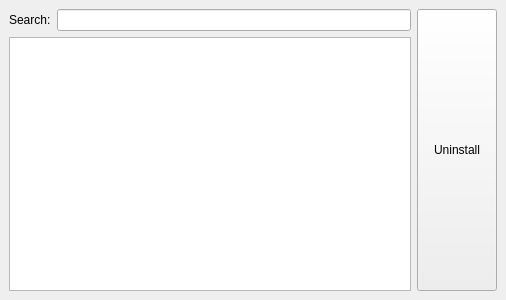
<?xml version="1.0" encoding="UTF-8"?>
<ui version="4.0">
 <class>Uninstall</class>
 <widget class="QDockWidget" name="Uninstall">
  <property name="geometry">
   <rect>
    <x>0</x>
    <y>0</y>
    <width>506</width>
    <height>300</height>
   </rect>
  </property>
  <property name="windowTitle">
   <string>Uninstall</string>
  </property>
  <widget class="QWidget" name="dockWidgetContents">
   <layout class="QHBoxLayout" name="horizontalLayout">
    <item>
     <layout class="QVBoxLayout" name="layout_package_list">
      <item>
       <layout class="QHBoxLayout" name="layout_search">
        <item>
         <widget class="QLabel" name="label_search">
          <property name="sizePolicy">
           <sizepolicy hsizetype="Maximum" vsizetype="Preferred">
            <horstretch>0</horstretch>
            <verstretch>0</verstretch>
           </sizepolicy>
          </property>
          <property name="text">
           <string>Search:</string>
          </property>
         </widget>
        </item>
        <item>
         <widget class="QLineEdit" name="entry_search"/>
        </item>
       </layout>
      </item>
      <item>
       <widget class="QListWidget" name="packages_list"/>
      </item>
     </layout>
    </item>
    <item>
     <widget class="QPushButton" name="button_uninstall">
      <property name="sizePolicy">
       <sizepolicy hsizetype="Minimum" vsizetype="Minimum">
        <horstretch>0</horstretch>
        <verstretch>0</verstretch>
       </sizepolicy>
      </property>
      <property name="text">
       <string>Uninstall</string>
      </property>
     </widget>
    </item>
   </layout>
  </widget>
 </widget>
 <layoutdefault spacing="6" margin="9"/>
 <resources/>
 <connections/>
</ui>
